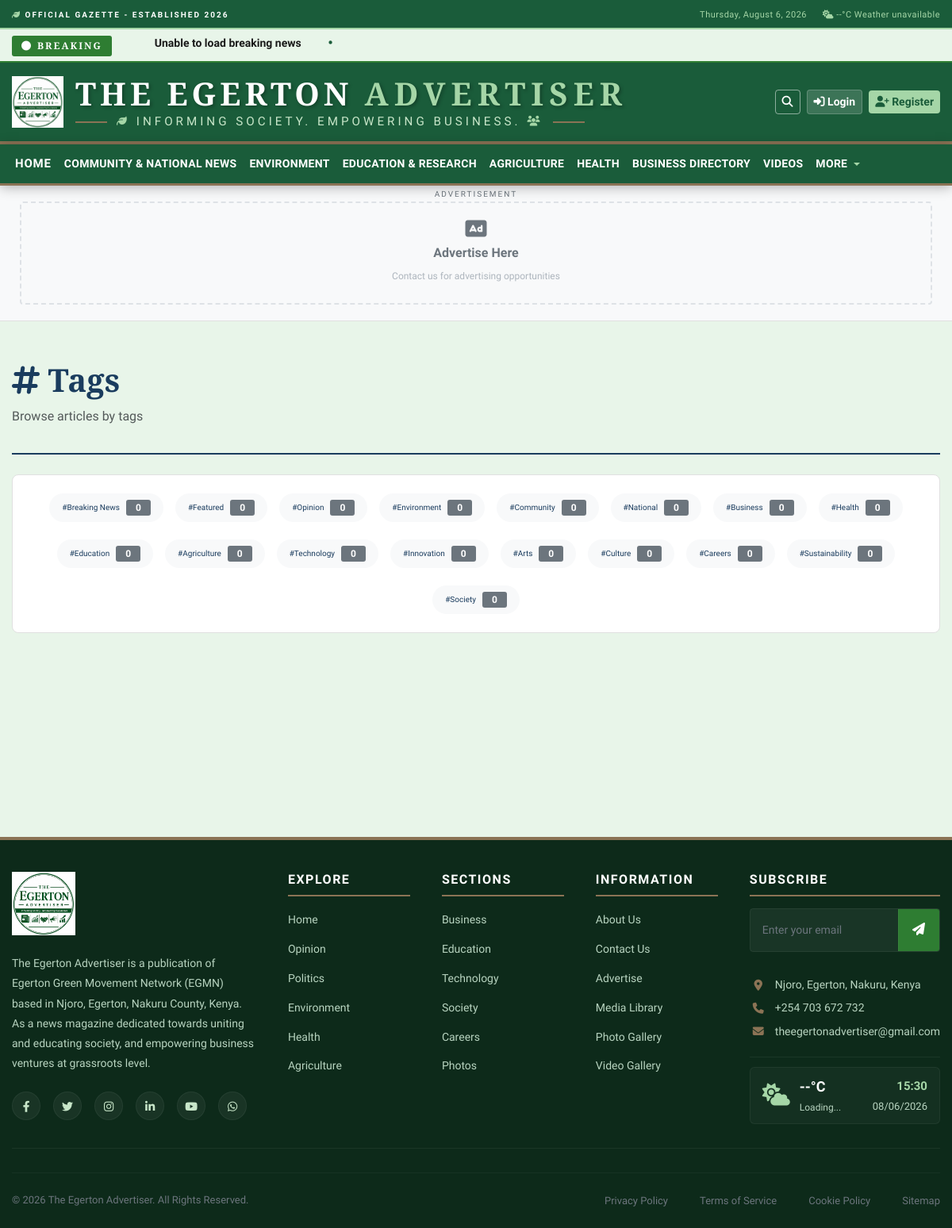
The app's page /tags/ with its own data.
### apps/tags/models.py (models this page shows, shortened)
class Tag(models.Model):
    name = models.CharField(
        max_length=100,
        unique=True,
        validators=[MinLengthValidator(2)],
        help_text="Tag name (e.g., Election, Economy, World Cup)"
    )
    slug = models.SlugField(
        max_length=120,
        unique=True,
        blank=True,
        help_text="URL-friendly version of the tag name"
    )
    description = models.TextField(
        max_length=300,
        blank=True,
        help_text="Brief description of the tag"
    )
    color = models.CharField(
        max_length=7,
        blank=True,
        help_text="Hex color code for the tag"
    )
    is_active = models.BooleanField(
        default=True,
        help_text="Whether this tag is active and visible"
    )
    article_count = models.PositiveIntegerField(default=0)
    total_views = models.PositiveIntegerField(default=0)
    created_at = models.DateTimeField(auto_now_add=True)
    updated_at = models.DateTimeField(auto_now=True)
    class Meta:
        db_table = 'tags'
        ordering = ['name']
        indexes = [
            models.Index(fields=['slug']),
            models.Index(fields=['is_active']),
        ]
    def save(self, *args, **kwargs):
        super().save(*args, **kwargs)
    def update_article_count(self):
        from apps.articles.models import Article
        count = Article.objects.filter(tags=self, status='published').count()
        self.article_count = count
        self.save(update_fields=['article_count'])

### apps/tags/views.py (the view)
# urls.py: path('tags/', views.tag_list, name='tag_list'),
def tag_list(request):
    tags = Tag.objects.filter(is_active=True).order_by('-article_count')
    for tag in tags:
        tag.update_article_count()
    paginator = Paginator(tags, 50)
    page = request.GET.get('page')
    try:
        tags = paginator.page(page)
    except PageNotAnInteger:
        tags = paginator.page(1)
    except EmptyPage:
        tags = paginator.page(paginator.num_pages)
    return render(request, 'tags/tag_list.html', {'tags': tags})

### apps/advertisements/templatetags/advertisements_tags.py (called while the page is built)
@register.simple_tag
def get_ad_by_position(position):
    ads = Advertisement.objects.filter(
        position=position,
        status='active',
        start_date__lte=timezone.now(),
        end_date__gte=timezone.now()
    ).order_by('-priority')
    for ad in ads:
        if ad.can_show():
            return ad
    return None

### apps/articles/context_processors.py (called while the page is built)
def category_menu(request):
    categories = Category.objects.filter(
        is_active=True,
        parent__isnull=True
    ).order_by('order')
    return {'categories': categories}

### apps/notifications/context_processors.py (called while the page is built)
def notification_count(request):
    if request.user.is_authenticated:
        count = Notification.objects.filter(
            user=request.user,
            is_read=False
        ).count()
        return {'unread_notifications': count}
    return {'unread_notifications': 0}

### apps/tags/templates/tags/tag_list.html (shortened to what this page needs)
{% extends 'base.html' %}
{% block content %}
<div class="container">
    <div class="tags-page">
        <div class="page-header">
            <h1><i class="fas fa-hashtag"></i> Tags</h1>
            <p class="text-muted">Browse articles by tags</p>
        </div>
        <div class="tags-cloud">
            {% for tag in tags %}
            <a href="{% url 'tags:detail' tag.slug %}" class="tag-cloud-item"
               style="font-size: {{ tag.article_count|add:10 }}px;">
                #{{ tag.name }}
                <span class="badge bg-secondary">{{ tag.article_count }}</span>
            </a>
            {% empty %}
            <div class="empty-state text-center py-5">
                <i class="fas fa-hashtag fa-4x text-muted"></i>
                <h4 class="mt-3">No Tags Found</h4>
                <p class="text-muted">No tags have been created yet</p>
            </div>
            {% endfor %}
        </div>
    </div>
</div>
{% endblock %}

### static/css/style.css (style rules this page uses)
:root { --primary-color: #1a5c3a; --secondary-color: #2e7d32; --green-light: #a5d6a7; --green-lighter: #c8e6c9; --green-lightest: #e8f5e9; --dark-green: #0d3d26; --white: #ffffff; --cream-color: #f5f0e8; --official-red: #8b1a1a; --text-dark: #1a1a1a; }
* { margin: 0; padding: 0; box-sizing: border-box; }
body { font-family: 'Times New Roman', 'Playfair Display', serif; background: var(--green-lightest); color: var(--text-dark); line-height: 1.8; }
h1, h2, h3, h4, h5, h6 { font-family: 'Playfair Display', 'Times New Roman', serif; font-weight: 700; }
a { color: var(--primary-color); text-decoration: none; transition: all 0.3s; }
.container { max-width: 1200px; padding: 0 15px; }
.badge { font-family: 'Times New Roman', serif; font-weight: 700; padding: 4px 12px; border-radius: 3px; }

### static/css/government-style.css (style rules this page uses)
:root { --primary-color: #1a5c3a; --secondary-color: #2e7d32; --green-light: #a5d6a7; --green-lighter: #c8e6c9; --green-lightest: #e8f5e9; --dark-green: #0d3d26; --white: #ffffff; --cream-color: #f5f0e8; --official-red: #8b1a1a; --text-dark: #1a1a1a; --text-light: #e8f5e9; }
body { font-family: 'Times New Roman', 'Playfair Display', serif; background: var(--green-lightest); color: var(--text-dark); line-height: 1.8; }
h1, h2, h3, h4, h5, h6 { font-family: 'Playfair Display', 'Times New Roman', serif; font-weight: 700; }
a { color: var(--primary-color); text-decoration: none; transition: all 0.3s; }
.badge { font-family: 'Times New Roman', serif; font-weight: 700; padding: 4px 12px; border-radius: 3px; }

### apps/tags/templates/tags/tag_list.html (style rules this page uses)
.tags-page { padding: 30px 0; }
.page-header { border-bottom: 2px solid #1a3c5e; padding-bottom: 15px; margin-bottom: 25px; }
.page-header h1 { font-family: 'Playfair Display', serif; font-weight: 900; color: #1a3c5e; }
.tags-cloud { display: flex; flex-wrap: wrap; gap: 15px; padding: 20px; background: #fff; border: 1px solid #e0e0e0; border-radius: 8px; min-height: 200px; align-items: center; justify-content: center; }
.tag-cloud-item { background: #f8f9fa; padding: 8px 16px; border-radius: 20px; font-family: 'Times New Roman', serif; color: #1a3c5e; text-decoration: none; transition: all 0.3s; display: inline-flex; align-items: center; gap: 8px; }
.tag-cloud-item .badge { font-size: 12px; }

### templates/footer.html (style rules this page uses)
.container { max-width: 1200px; margin: 0 auto; padding: 0 15px; }

### records on screen
Tag: name "Breaking News", article_count "0"
Tag: name "Featured", article_count "0"
Tag: name "Opinion", article_count "0"
Tag: name "Environment", article_count "0"
Tag: name "Community", article_count "0"
Tag: name "National", article_count "0"
Tag: name "Business", article_count "0"
Tag: name "Health", article_count "0"
Tag: name "Education", article_count "0"
Tag: name "Agriculture", article_count "0"
Tag: name "Technology", article_count "0"
Tag: name "Innovation", article_count "0"
Tag: name "Arts", article_count "0"
Tag: name "Culture", article_count "0"
Tag: name "Careers", article_count "0"
Tag: name "Sustainability", article_count "0"
Tag: name "Society", article_count "0"
